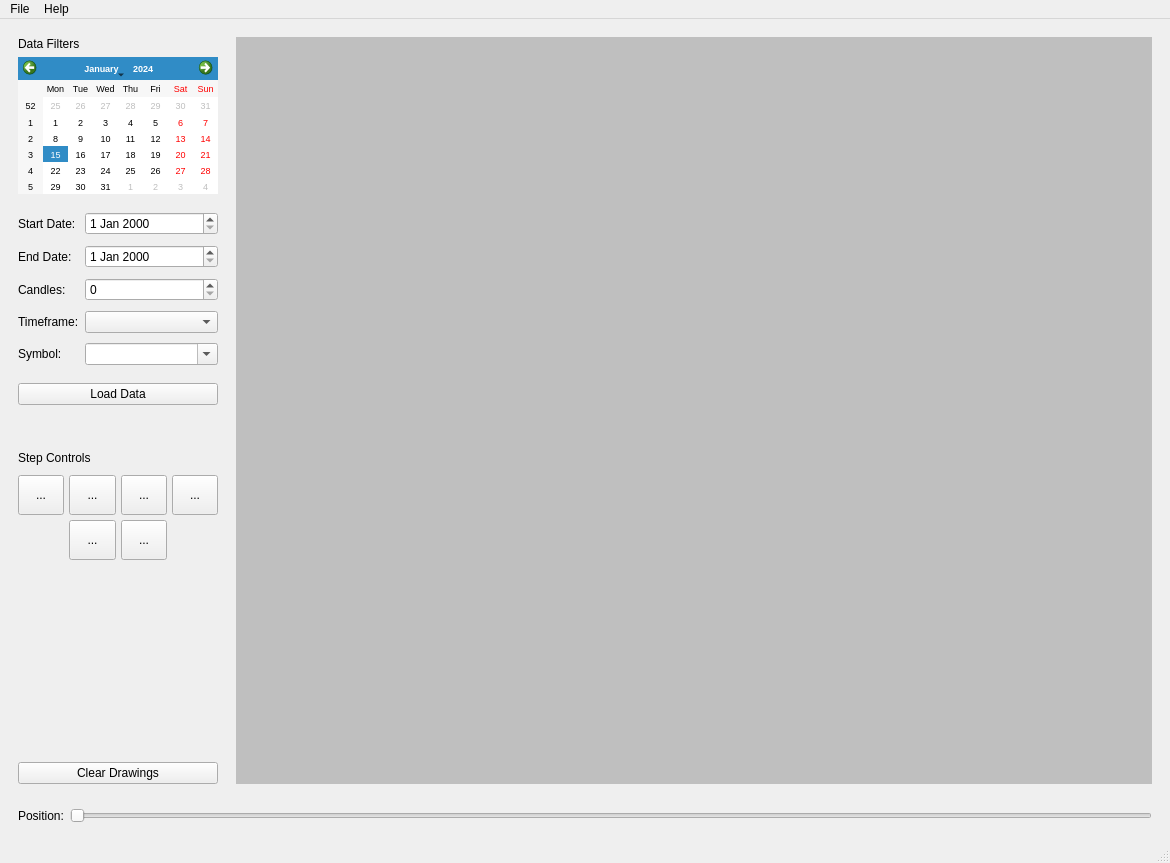
<?xml version="1.0" encoding="UTF-8"?>
<ui version="4.0">
 <author>Lasantha Sanjeewa</author>
 <class>MainWindow</class>
 <widget class="QMainWindow" name="MainWindow">
  <property name="windowModality">
   <enum>Qt::NonModal</enum>
  </property>
  <property name="geometry">
   <rect>
    <x>0</x>
    <y>0</y>
    <width>1170</width>
    <height>863</height>
   </rect>
  </property>
  <property name="windowTitle">
   <string>MetaRewind</string>
  </property>
  <property name="styleSheet">
   <string notr="true"/>
  </property>
  <property name="toolButtonStyle">
   <enum>Qt::ToolButtonIconOnly</enum>
  </property>
  <property name="unifiedTitleAndToolBarOnMac">
   <bool>false</bool>
  </property>
  <widget class="QWidget" name="centralwidget">
   <layout class="QVBoxLayout" name="verticalLayout_4">
    <item>
     <widget class="QFrame" name="CentralFrame">
      <property name="frameShape">
       <enum>QFrame::NoFrame</enum>
      </property>
      <property name="frameShadow">
       <enum>QFrame::Raised</enum>
      </property>
      <layout class="QHBoxLayout" name="horizontalLayout" stretch="1,10">
       <property name="spacing">
        <number>0</number>
       </property>
       <property name="leftMargin">
        <number>0</number>
       </property>
       <property name="topMargin">
        <number>0</number>
       </property>
       <property name="rightMargin">
        <number>0</number>
       </property>
       <property name="bottomMargin">
        <number>0</number>
       </property>
       <item>
        <widget class="QFrame" name="MainToolBoxFrame">
         <property name="frameShape">
          <enum>QFrame::NoFrame</enum>
         </property>
         <property name="frameShadow">
          <enum>QFrame::Raised</enum>
         </property>
         <layout class="QVBoxLayout" name="verticalLayout_3">
          <property name="spacing">
           <number>0</number>
          </property>
          <property name="leftMargin">
           <number>0</number>
          </property>
          <property name="topMargin">
           <number>0</number>
          </property>
          <property name="rightMargin">
           <number>0</number>
          </property>
          <property name="bottomMargin">
           <number>0</number>
          </property>
          <item>
           <widget class="QFrame" name="FrameCalendar">
            <property name="frameShape">
             <enum>QFrame::NoFrame</enum>
            </property>
            <property name="frameShadow">
             <enum>QFrame::Raised</enum>
            </property>
            <layout class="QVBoxLayout" name="verticalLayout_2">
             <property name="leftMargin">
              <number>9</number>
             </property>
             <property name="topMargin">
              <number>9</number>
             </property>
             <item>
              <widget class="QLabel" name="label_6">
               <property name="text">
                <string>Data Filters</string>
               </property>
              </widget>
             </item>
             <item>
              <widget class="QCalendarWidget" name="calendarWidget">
               <property name="font">
                <font>
                 <pointsize>7</pointsize>
                </font>
               </property>
               <property name="selectionMode">
                <enum>QCalendarWidget::SingleSelection</enum>
               </property>
              </widget>
             </item>
            </layout>
           </widget>
          </item>
          <item>
           <widget class="QFrame" name="FrameDataFilters">
            <property name="frameShape">
             <enum>QFrame::NoFrame</enum>
            </property>
            <property name="frameShadow">
             <enum>QFrame::Raised</enum>
            </property>
            <layout class="QFormLayout" name="formLayout">
             <property name="verticalSpacing">
              <number>10</number>
             </property>
             <property name="leftMargin">
              <number>9</number>
             </property>
             <item row="1" column="0">
              <widget class="QLabel" name="label">
               <property name="text">
                <string>Start Date:</string>
               </property>
              </widget>
             </item>
             <item row="1" column="1">
              <widget class="QDateEdit" name="dateEdit"/>
             </item>
             <item row="2" column="0">
              <widget class="QLabel" name="label_2">
               <property name="text">
                <string>End Date:</string>
               </property>
              </widget>
             </item>
             <item row="2" column="1">
              <widget class="QDateEdit" name="dateEdit_2"/>
             </item>
             <item row="3" column="0">
              <widget class="QLabel" name="label_3">
               <property name="text">
                <string>Candles:</string>
               </property>
              </widget>
             </item>
             <item row="3" column="1">
              <widget class="QSpinBox" name="spinBox"/>
             </item>
             <item row="4" column="0">
              <widget class="QLabel" name="label_4">
               <property name="text">
                <string>Timeframe:</string>
               </property>
              </widget>
             </item>
             <item row="5" column="0">
              <widget class="QLabel" name="label_5">
               <property name="text">
                <string>Symbol:</string>
               </property>
              </widget>
             </item>
             <item row="4" column="1">
              <widget class="QComboBox" name="comboBox">
               <property name="currentText">
                <string/>
               </property>
              </widget>
             </item>
             <item row="5" column="1">
              <widget class="QComboBox" name="comboBox_2">
               <property name="editable">
                <bool>true</bool>
               </property>
              </widget>
             </item>
            </layout>
           </widget>
          </item>
          <item>
           <widget class="QFrame" name="FrameLoadButton">
            <property name="frameShape">
             <enum>QFrame::NoFrame</enum>
            </property>
            <property name="frameShadow">
             <enum>QFrame::Raised</enum>
            </property>
            <layout class="QVBoxLayout" name="verticalLayout">
             <property name="leftMargin">
              <number>9</number>
             </property>
             <item>
              <widget class="QPushButton" name="btnLoadData">
               <property name="text">
                <string>Load Data</string>
               </property>
              </widget>
             </item>
             <item>
              <widget class="QFrame" name="frame_2">
               <property name="frameShape">
                <enum>QFrame::NoFrame</enum>
               </property>
               <property name="frameShadow">
                <enum>QFrame::Raised</enum>
               </property>
               <layout class="QVBoxLayout" name="verticalLayout_5" stretch="0,0,0">
                <property name="spacing">
                 <number>10</number>
                </property>
                <property name="leftMargin">
                 <number>0</number>
                </property>
                <property name="topMargin">
                 <number>0</number>
                </property>
                <property name="rightMargin">
                 <number>0</number>
                </property>
                <item>
                 <spacer name="verticalSpacer_2">
                  <property name="orientation">
                   <enum>Qt::Vertical</enum>
                  </property>
                  <property name="sizeHint" stdset="0">
                   <size>
                    <width>20</width>
                    <height>40</height>
                   </size>
                  </property>
                 </spacer>
                </item>
                <item>
                 <widget class="QLabel" name="label_7">
                  <property name="text">
                   <string>Step Controls</string>
                  </property>
                 </widget>
                </item>
                <item>
                 <layout class="QGridLayout" name="gridLayout">
                  <property name="spacing">
                   <number>5</number>
                  </property>
                  <item row="0" column="1">
                   <widget class="QToolButton" name="btnAutoPlay">
                    <property name="sizePolicy">
                     <sizepolicy hsizetype="Expanding" vsizetype="Fixed">
                      <horstretch>0</horstretch>
                      <verstretch>0</verstretch>
                     </sizepolicy>
                    </property>
                    <property name="minimumSize">
                     <size>
                      <width>0</width>
                      <height>40</height>
                     </size>
                    </property>
                    <property name="toolTip">
                     <string>Play</string>
                    </property>
                    <property name="text">
                     <string>...</string>
                    </property>
                    <property name="icon">
                     <iconset>
                      <normalon>:/ButtonIcons/icons/pause.svg</normalon>
                     </iconset>
                    </property>
                   </widget>
                  </item>
                  <item row="0" column="2">
                   <widget class="QToolButton" name="BtnPause">
                    <property name="sizePolicy">
                     <sizepolicy hsizetype="Expanding" vsizetype="Fixed">
                      <horstretch>0</horstretch>
                      <verstretch>0</verstretch>
                     </sizepolicy>
                    </property>
                    <property name="minimumSize">
                     <size>
                      <width>0</width>
                      <height>40</height>
                     </size>
                    </property>
                    <property name="toolTip">
                     <string>Pause</string>
                    </property>
                    <property name="text">
                     <string>...</string>
                    </property>
                    <property name="icon">
                     <iconset>
                      <normalon>:/ButtonIcons/icons/play_arrow.svg</normalon>
                     </iconset>
                    </property>
                   </widget>
                  </item>
                  <item row="0" column="3">
                   <widget class="QToolButton" name="btnFastSpeed">
                    <property name="sizePolicy">
                     <sizepolicy hsizetype="Expanding" vsizetype="Fixed">
                      <horstretch>0</horstretch>
                      <verstretch>0</verstretch>
                     </sizepolicy>
                    </property>
                    <property name="minimumSize">
                     <size>
                      <width>0</width>
                      <height>40</height>
                     </size>
                    </property>
                    <property name="toolTip">
                     <string>Increase Autoplay Speed</string>
                    </property>
                    <property name="text">
                     <string>...</string>
                    </property>
                    <property name="icon">
                     <iconset>
                      <normalon>:/ButtonIcons/icons/fast_forward.svg</normalon>
                     </iconset>
                    </property>
                   </widget>
                  </item>
                  <item row="1" column="1">
                   <widget class="QToolButton" name="btnPrevious">
                    <property name="sizePolicy">
                     <sizepolicy hsizetype="Expanding" vsizetype="Fixed">
                      <horstretch>0</horstretch>
                      <verstretch>0</verstretch>
                     </sizepolicy>
                    </property>
                    <property name="minimumSize">
                     <size>
                      <width>0</width>
                      <height>40</height>
                     </size>
                    </property>
                    <property name="toolTip">
                     <string>Step To Previous Candle</string>
                    </property>
                    <property name="text">
                     <string>...</string>
                    </property>
                    <property name="icon">
                     <iconset>
                      <normalon>:/ButtonIcons/icons/skip_previous.svg</normalon>
                     </iconset>
                    </property>
                   </widget>
                  </item>
                  <item row="1" column="2">
                   <widget class="QToolButton" name="btnNext">
                    <property name="sizePolicy">
                     <sizepolicy hsizetype="Expanding" vsizetype="Fixed">
                      <horstretch>0</horstretch>
                      <verstretch>0</verstretch>
                     </sizepolicy>
                    </property>
                    <property name="minimumSize">
                     <size>
                      <width>0</width>
                      <height>40</height>
                     </size>
                    </property>
                    <property name="toolTip">
                     <string>Step To Next Candle</string>
                    </property>
                    <property name="text">
                     <string>...</string>
                    </property>
                    <property name="icon">
                     <iconset>
                      <normalon>:/ButtonIcons/icons/skip_next.svg</normalon>
                     </iconset>
                    </property>
                   </widget>
                  </item>
                  <item row="0" column="0">
                   <widget class="QToolButton" name="btnSlowSpeed">
                    <property name="sizePolicy">
                     <sizepolicy hsizetype="Expanding" vsizetype="Fixed">
                      <horstretch>0</horstretch>
                      <verstretch>0</verstretch>
                     </sizepolicy>
                    </property>
                    <property name="minimumSize">
                     <size>
                      <width>0</width>
                      <height>40</height>
                     </size>
                    </property>
                    <property name="toolTip">
                     <string>Decrease Autoplay Speed</string>
                    </property>
                    <property name="text">
                     <string>...</string>
                    </property>
                    <property name="icon">
                     <iconset>
                      <normalon>:/ButtonIcons/icons/fast_rewind.svg</normalon>
                     </iconset>
                    </property>
                   </widget>
                  </item>
                 </layout>
                </item>
               </layout>
              </widget>
             </item>
            </layout>
           </widget>
          </item>
          <item>
           <spacer name="verticalSpacer">
            <property name="orientation">
             <enum>Qt::Vertical</enum>
            </property>
            <property name="sizeHint" stdset="0">
             <size>
              <width>20</width>
              <height>40</height>
             </size>
            </property>
           </spacer>
          </item>
          <item>
           <widget class="QFrame" name="frame">
            <property name="frameShape">
             <enum>QFrame::NoFrame</enum>
            </property>
            <property name="frameShadow">
             <enum>QFrame::Raised</enum>
            </property>
            <layout class="QVBoxLayout" name="verticalLayout_6">
             <property name="leftMargin">
              <number>9</number>
             </property>
             <item>
              <widget class="QPushButton" name="btnClearDrawings">
               <property name="text">
                <string>Clear Drawings</string>
               </property>
              </widget>
             </item>
            </layout>
           </widget>
          </item>
         </layout>
        </widget>
       </item>
       <item>
        <widget class="QFrame" name="FrameCanvas">
         <property name="frameShape">
          <enum>QFrame::NoFrame</enum>
         </property>
         <property name="frameShadow">
          <enum>QFrame::Raised</enum>
         </property>
         <layout class="QVBoxLayout" name="verticalLayout_7">
          <item>
           <widget class="QFrame" name="FrameCanvasView">
            <property name="styleSheet">
             <string notr="true">background-color: rgb(191, 191, 191);</string>
            </property>
            <property name="frameShape">
             <enum>QFrame::NoFrame</enum>
            </property>
            <property name="frameShadow">
             <enum>QFrame::Raised</enum>
            </property>
           </widget>
          </item>
         </layout>
        </widget>
       </item>
      </layout>
     </widget>
    </item>
    <item>
     <widget class="QFrame" name="SliderFrame">
      <property name="frameShape">
       <enum>QFrame::NoFrame</enum>
      </property>
      <property name="frameShadow">
       <enum>QFrame::Raised</enum>
      </property>
      <layout class="QHBoxLayout" name="horizontalLayout_2" stretch="0,10">
       <property name="leftMargin">
        <number>9</number>
       </property>
       <item>
        <widget class="QLabel" name="lblPosition">
         <property name="text">
          <string>Position:</string>
         </property>
        </widget>
       </item>
       <item>
        <widget class="QSlider" name="sliderPosition">
         <property name="orientation">
          <enum>Qt::Horizontal</enum>
         </property>
        </widget>
       </item>
      </layout>
     </widget>
    </item>
   </layout>
  </widget>
  <widget class="QMenuBar" name="menubar">
   <property name="geometry">
    <rect>
     <x>0</x>
     <y>0</y>
     <width>1170</width>
     <height>21</height>
    </rect>
   </property>
   <widget class="QMenu" name="menuFile">
    <property name="title">
     <string>File</string>
    </property>
    <addaction name="actionReload_Data"/>
    <addaction name="separator"/>
    <addaction name="actionExit"/>
   </widget>
   <widget class="QMenu" name="menuHelp">
    <property name="title">
     <string>Help</string>
    </property>
    <addaction name="actionRegister_Product_2"/>
    <addaction name="separator"/>
    <addaction name="actionAbout_2"/>
   </widget>
   <addaction name="menuFile"/>
   <addaction name="menuHelp"/>
  </widget>
  <widget class="QStatusBar" name="statusbar"/>
  <action name="actionReload_Data">
   <property name="text">
    <string>Reload Data</string>
   </property>
  </action>
  <action name="actionExit">
   <property name="text">
    <string>Exit</string>
   </property>
  </action>
  <action name="actionAbout">
   <property name="text">
    <string>About</string>
   </property>
  </action>
  <action name="actionRegister_Product">
   <property name="text">
    <string>Register Product</string>
   </property>
  </action>
  <action name="actionRegister_Product_2">
   <property name="text">
    <string>Register Product</string>
   </property>
  </action>
  <action name="actionAbout_2">
   <property name="text">
    <string>About</string>
   </property>
  </action>
 </widget>
 <resources>
  <include location="Icons.qrc"/>
 </resources>
 <connections/>
 <designerdata>
  <property name="gridDeltaX">
   <number>10</number>
  </property>
  <property name="gridDeltaY">
   <number>10</number>
  </property>
  <property name="gridSnapX">
   <bool>true</bool>
  </property>
  <property name="gridSnapY">
   <bool>true</bool>
  </property>
  <property name="gridVisible">
   <bool>true</bool>
  </property>
 </designerdata>
</ui>
